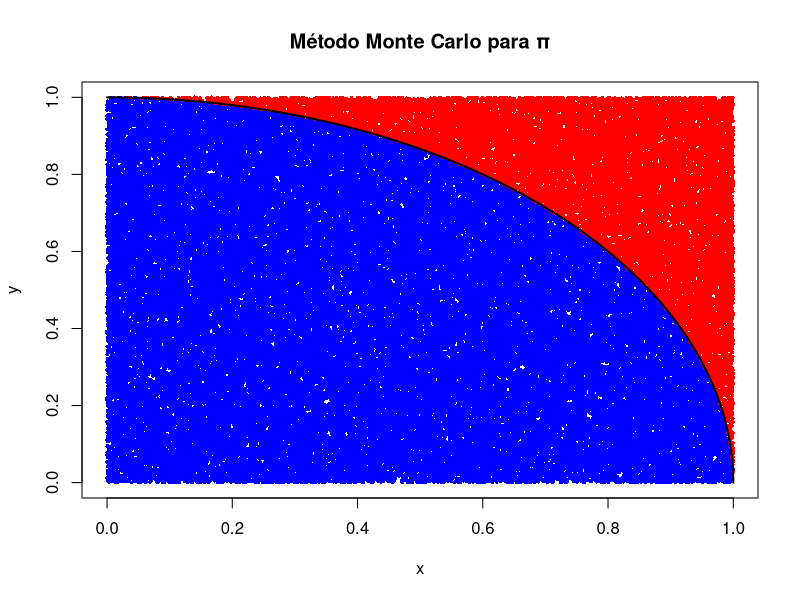

The R source for this figure:
# Número de puntos
n <- 100000  

# Generar coordenadas aleatorias uniformes en [0,1]
x <- runif(n, 0, 1)
y <- runif(n, 0, 1)

# Contar cuántos puntos caen dentro del círculo de radio 1
dentro <- x^2 + y^2 <= 1  

# Aproximación de PI
pi_aprox <- 4 * sum(dentro) / n
print(pi_aprox)

# Graficar los puntos dentro del círculo (azules)
plot(x[dentro], y[dentro], col="blue", pch=16, cex=0.5,
     xlab="x", ylab="y", main="Método Monte Carlo para π")

# Graficar los puntos fuera del círculo (rojos)
points(x[!dentro], y[!dentro], col="red", pch=16, cex=0.5)

# Dibujar el cuarto de círculo real
theta <- seq(0, pi/2, length.out=500)
lines(cos(theta), sin(theta), col="black", lwd=2)
